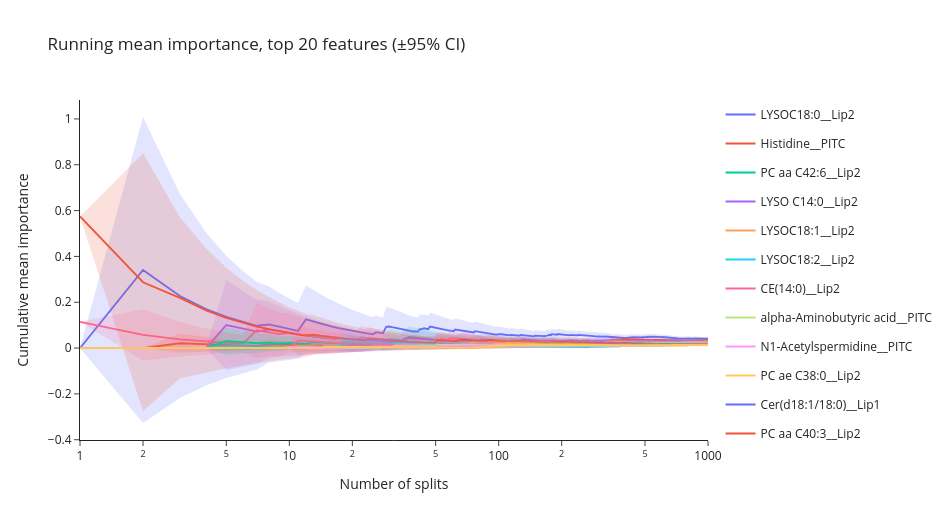

Notebook source saved alongside this figure:
### Code cell
cum_mean = imp.cumsum().div(n, axis=0)
cum_sq   = (imp ** 2).cumsum().div(n, axis=0)
var      = (cum_sq - cum_mean ** 2).mul(n / np.maximum(n - 1, 1), axis=0).clip(lower=0)
sem      = np.sqrt(var).div(np.sqrt(n), axis=0)

fig1 = go.Figure()
for i, f in enumerate(top):
    c = PALETTE[i % len(PALETTE)]
    add_band(fig1, n, cum_mean[f] - 1.96 * sem[f], cum_mean[f] + 1.96 * sem[f], c, group=f)
    fig1.add_trace(go.Scatter(x=n, y=cum_mean[f], mode="lines", name=f, legendgroup=f,
                              line=dict(color=c, width=1.8),
                              hovertemplate=f"<b>{f}</b><br>splits=%{{x}}<br>mean=%{{y:.4f}}<extra></extra>"))
fig1.update_layout(template=TEMPLATE, width=950, height=520,
                   title=f"Running mean importance, top {TOP_K} features (±95% CI)",
                   xaxis=dict(type="log", title="Number of splits"),
                   yaxis_title="Cumulative mean importance", hovermode="x unified")
fig1.show()

### Figure 1 — Plotly figure (JSON) as saved in the notebook; plotly's stock layout.template omitted (floating-point values rounded to 4 significant figures; data arrays with more than 128 entries replaced by an {"elided": "..."} marker saying what was removed)
{"data": [{"hoverinfo": "skip", "legendgroup": "LYSOC18:0__Lip2", "line": {"width": 0}, "mode": "lines", "showlegend": false, "type": "scatter", "x": {"elided": "1000 int values"}, "y": {"elided": "1000 float values"}}, {"fill": "tonexty", "fillcolor": "rgba(99,110,250,0.18)", "hoverinfo": "skip", "legendgroup": "LYSOC18:0__Lip2", "line": {"width": 0}, "mode": "lines", "showlegend": false, "type": "scatter", "x": {"elided": "1000 int values"}, "y": {"elided": "1000 float values"}}, {"hovertemplate": "<b>LYSOC18:0__Lip2</b><br>splits=%{x}<br>mean=%{y:.4f}<extra></extra>", "legendgroup": "LYSOC18:0__Lip2", "line": {"color": "#636EFA", "width": 1.8}, "mode": "lines", "name": "LYSOC18:0__Lip2", "type": "scatter", "x": {"elided": "1000 int values"}, "y": {"elided": "1000 float values"}}, {"hoverinfo": "skip", "legendgroup": "Histidine__PITC", "line": {"width": 0}, "mode": "lines", "showlegend": false, "type": "scatter", "x": {"elided": "1000 int values"}, "y": {"elided": "1000 float values"}}, {"fill": "tonexty", "fillcolor": "rgba(239,85,59,0.18)", "hoverinfo": "skip", "legendgroup": "Histidine__PITC", "line": {"width": 0}, "mode": "lines", "showlegend": false, "type": "scatter", "x": {"elided": "1000 int values"}, "y": {"elided": "1000 float values"}}, {"hovertemplate": "<b>Histidine__PITC</b><br>splits=%{x}<br>mean=%{y:.4f}<extra></extra>", "legendgroup": "Histidine__PITC", "line": {"color": "#EF553B", "width": 1.8}, "mode": "lines", "name": "Histidine__PITC", "type": "scatter", "x": {"elided": "1000 int values"}, "y": {"elided": "1000 float values"}}, {"hoverinfo": "skip", "legendgroup": "PC aa C42:6__Lip2", "line": {"width": 0}, "mode": "lines", "showlegend": false, "type": "scatter", "x": {"elided": "1000 int values"}, "y": {"elided": "1000 float values"}}, {"fill": "tonexty", "fillcolor": "rgba(0,204,150,0.18)", "hoverinfo": "skip", "legendgroup": "PC aa C42:6__Lip2", "line": {"width": 0}, "mode": "lines", "showlegend": false, "type": "scatter", "x": {"elided": "1000 int values"}, "y": {"elided": "1000 float values"}}, {"hovertemplate": "<b>PC aa C42:6__Lip2</b><br>splits=%{x}<br>mean=%{y:.4f}<extra></extra>", "legendgroup": "PC aa C42:6__Lip2", "line": {"color": "#00CC96", "width": 1.8}, "mode": "lines", "name": "PC aa C42:6__Lip2", "type": "scatter", "x": {"elided": "1000 int values"}, "y": {"elided": "1000 float values"}}, {"hoverinfo": "skip", "legendgroup": "LYSO C14:0__Lip2", "line": {"width": 0}, "mode": "lines", "showlegend": false, "type": "scatter", "x": {"elided": "1000 int values"}, "y": {"elided": "1000 float values"}}, {"fill": "tonexty", "fillcolor": "rgba(171,99,250,0.18)", "hoverinfo": "skip", "legendgroup": "LYSO C14:0__Lip2", "line": {"width": 0}, "mode": "lines", "showlegend": false, "type": "scatter", "x": {"elided": "1000 int values"}, "y": {"elided": "1000 float values"}}, {"hovertemplate": "<b>LYSO C14:0__Lip2</b><br>splits=%{x}<br>mean=%{y:.4f}<extra></extra>", "legendgroup": "LYSO C14:0__Lip2", "line": {"color": "#AB63FA", "width": 1.8}, "mode": "lines", "name": "LYSO C14:0__Lip2", "type": "scatter", "x": {"elided": "1000 int values"}, "y": {"elided": "1000 float values"}}, {"hoverinfo": "skip", "legendgroup": "LYSOC18:1__Lip2", "line": {"width": 0}, "mode": "lines", "showlegend": false, "type": "scatter", "x": {"elided": "1000 int values"}, "y": {"elided": "1000 float values"}}, {"fill": "tonexty", "fillcolor": "rgba(255,161,90,0.18)", "hoverinfo": "skip", "legendgroup": "LYSOC18:1__Lip2", "line": {"width": 0}, "mode": "lines", "showlegend": false, "type": "scatter", "x": {"elided": "1000 int values"}, "y": {"elided": "1000 float values"}}, {"hovertemplate": "<b>LYSOC18:1__Lip2</b><br>splits=%{x}<br>mean=%{y:.4f}<extra></extra>", "legendgroup": "LYSOC18:1__Lip2", "line": {"color": "#FFA15A", "width": 1.8}, "mode": "lines", "name": "LYSOC18:1__Lip2", "type": "scatter", "x": {"elided": "1000 int values"}, "y": {"elided": "1000 float values"}}, {"hoverinfo": "skip", "legendgroup": "LYSOC18:2__Lip2", "line": {"width": 0}, "mode": "lines", "showlegend": false, "type": "scatter", "x": {"elided": "1000 int values"}, "y": {"elided": "1000 float values"}}, {"fill": "tonexty", "fillcolor": "rgba(25,211,243,0.18)", "hoverinfo": "skip", "legendgroup": "LYSOC18:2__Lip2", "line": {"width": 0}, "mode": "lines", "showlegend": false, "type": "scatter", "x": {"elided": "1000 int values"}, "y": {"elided": "1000 float values"}}, {"hovertemplate": "<b>LYSOC18:2__Lip2</b><br>splits=%{x}<br>mean=%{y:.4f}<extra></extra>", "legendgroup": "LYSOC18:2__Lip2", "line": {"color": "#19D3F3", "width": 1.8}, "mode": "lines", "name": "LYSOC18:2__Lip2", "type": "scatter", "x": {"elided": "1000 int values"}, "y": {"elided": "1000 float values"}}, {"hoverinfo": "skip", "legendgroup": "CE(14:0)__Lip2", "line": {"width": 0}, "mode": "lines", "showlegend": false, "type": "scatter", "x": {"elided": "1000 int values"}, "y": {"elided": "1000 float values"}}, {"fill": "tonexty", "fillcolor": "rgba(255,102,146,0.18)", "hoverinfo": "skip", "legendgroup": "CE(14:0)__Lip2", "line": {"width": 0}, "mode": "lines", "showlegend": false, "type": "scatter", "x": {"elided": "1000 int values"}, "y": {"elided": "1000 float values"}}, {"hovertemplate": "<b>CE(14:0)__Lip2</b><br>splits=%{x}<br>mean=%{y:.4f}<extra></extra>", "legendgroup": "CE(14:0)__Lip2", "line": {"color": "#FF6692", "width": 1.8}, "mode": "lines", "name": "CE(14:0)__Lip2", "type": "scatter", "x": {"elided": "1000 int values"}, "y": {"elided": "1000 float values"}}, {"hoverinfo": "skip", "legendgroup": "alpha-Aminobutyric acid__PITC", "line": {"width": 0}, "mode": "lines", "showlegend": false, "type": "scatter", "x": {"elided": "1000 int values"}, "y": {"elided": "1000 float values"}}, {"fill": "tonexty", "fillcolor": "rgba(182,232,128,0.18)", "hoverinfo": "skip", "legendgroup": "alpha-Aminobutyric acid__PITC", "line": {"width": 0}, "mode": "lines", "showlegend": false, "type": "scatter", "x": {"elided": "1000 int values"}, "y": {"elided": "1000 float values"}}, {"hovertemplate": "<b>alpha-Aminobutyric acid__PITC</b><br>splits=%{x}<br>mean=%{y:.4f}<extra></extra>", "legendgroup": "alpha-Aminobutyric acid__PITC", "line": {"color": "#B6E880", "width": 1.8}, "mode": "lines", "name": "alpha-Aminobutyric acid__PITC", "type": "scatter", "x": {"elided": "1000 int values"}, "y": {"elided": "1000 float values"}}, {"hoverinfo": "skip", "legendgroup": "N1-Acetylspermidine__PITC", "line": {"width": 0}, "mode": "lines", "showlegend": false, "type": "scatter", "x": {"elided": "1000 int values"}, "y": {"elided": "1000 float values"}}, {"fill": "tonexty", "fillcolor": "rgba(255,151,255,0.18)", "hoverinfo": "skip", "legendgroup": "N1-Acetylspermidine__PITC", "line": {"width": 0}, "mode": "lines", "showlegend": false, "type": "scatter", "x": {"elided": "1000 int values"}, "y": {"elided": "1000 float values"}}, {"hovertemplate": "<b>N1-Acetylspermidine__PITC</b><br>splits=%{x}<br>mean=%{y:.4f}<extra></extra>", "legendgroup": "N1-Acetylspermidine__PITC", "line": {"color": "#FF97FF", "width": 1.8}, "mode": "lines", "name": "N1-Acetylspermidine__PITC", "type": "scatter", "x": {"elided": "1000 int values"}, "y": {"elided": "1000 float values"}}, {"hoverinfo": "skip", "legendgroup": "PC ae C38:0__Lip2", "line": {"width": 0}, "mode": "lines", "showlegend": false, "type": "scatter", "x": {"elided": "1000 int values"}, "y": {"elided": "1000 float values"}}, {"fill": "tonexty", "fillcolor": "rgba(254,203,82,0.18)", "hoverinfo": "skip", "legendgroup": "PC ae C38:0__Lip2", "line": {"width": 0}, "mode": "lines", "showlegend": false, "type": "scatter", "x": {"elided": "1000 int values"}, "y": {"elided": "1000 float values"}}, {"hovertemplate": "<b>PC ae C38:0__Lip2</b><br>splits=%{x}<br>mean=%{y:.4f}<extra></extra>", "legendgroup": "PC ae C38:0__Lip2", "line": {"color": "#FECB52", "width": 1.8}, "mode": "lines", "name": "PC ae C38:0__Lip2", "type": "scatter", "x": {"elided": "1000 int values"}, "y": {"elided": "1000 float values"}}, {"hoverinfo": "skip", "legendgroup": "Cer(d18:1/18:0)__Lip1", "line": {"width": 0}, "mode": "lines", "showlegend": false, "type": "scatter", "x": {"elided": "1000 int values"}, "y": {"elided": "1000 float values"}}, {"fill": "tonexty", "fillcolor": "rgba(99,110,250,0.18)", "hoverinfo": "skip", "legendgroup": "Cer(d18:1/18:0)__Lip1", "line": {"width": 0}, "mode": "lines", "showlegend": false, "type": "scatter", "x": {"elided": "1000 int values"}, "y": {"elided": "1000 float values"}}, {"hovertemplate": "<b>Cer(d18:1/18:0)__Lip1</b><br>splits=%{x}<br>mean=%{y:.4f}<extra></extra>", "legendgroup": "Cer(d18:1/18:0)__Lip1", "line": {"color": "#636EFA", "width": 1.8}, "mode": "lines", "name": "Cer(d18:1/18:0)__Lip1", "type": "scatter", "x": {"elided": "1000 int values"}, "y": {"elided": "1000 float values"}}, {"hoverinfo": "skip", "legendgroup": "PC aa C40:3__Lip2", "line": {"width": 0}, "mode": "lines", "showlegend": false, "type": "scatter", "x": {"elided": "1000 int values"}, "y": {"elided": "1000 float values"}}, {"fill": "tonexty", "fillcolor": "rgba(239,85,59,0.18)", "hoverinfo": "skip", "legendgroup": "PC aa C40:3__Lip2", "line": {"width": 0}, "mode": "lines", "showlegend": false, "type": "scatter", "x": {"elided": "1000 int values"}, "y": {"elided": "1000 float values"}}, {"hovertemplate": "<b>PC aa C40:3__Lip2</b><br>splits=%{x}<br>mean=%{y:.4f}<extra></extra>", "legendgroup": "PC aa C40:3__Lip2", "line": {"color": "#EF553B", "width": 1.8}, "mode": "lines", "name": "PC aa C40:3__Lip2", "type": "scatter", "x": {"elided": "1000 int values"}, "y": {"elided": "1000 float values"}}, {"hoverinfo": "skip", "legendgroup": "trans-Hydroxyproline__PITC", "line": {"width": 0}, "mode": "lines", "showlegend": false, "type": "scatter", "x": {"elided": "1000 int values"}, "y": {"elided": "1000 float values"}}, {"fill": "tonexty", "fillcolor": "rgba(0,204,150,0.18)", "hoverinfo": "skip", "legendgroup": "trans-Hydroxyproline__PITC", "line": {"width": 0}, "mode": "lines", "showlegend": false, "type": "scatter", "x": {"elided": "1000 int values"}, "y": {"elided": "1000 float values"}}, {"hovertemplate": "<b>trans-Hydroxyproline__PITC</b><br>splits=%{x}<br>mean=%{y:.4f}<extra></extra>", "legendgroup": "trans-Hydroxyproline__PITC", "line": {"color": "#00CC96", "width": 1.8}, "mode": "lines", "name": "trans-Hydroxyproline__PITC", "type": "scatter", "x": {"elided": "1000 int values"}, "y": {"elided": "1000 float values"}}, {"hoverinfo": "skip", "legendgroup": "PC ae C42:2__Lip2", "line": {"width": 0}, "mode": "lines", "showlegend": false, "type": "scatter", "x": {"elided": "1000 int values"}, "y": {"elided": "1000 float values"}}, {"fill": "tonexty", "fillcolor": "rgba(171,99,250,0.18)", "hoverinfo": "skip", "legendgroup": "PC ae C42:2__Lip2", "line": {"width": 0}, "mode": "lines", "showlegend": false, "type": "scatter", "x": {"elided": "1000 int values"}, "y": {"elided": "1000 float values"}}, {"hovertemplate": "<b>PC ae C42:2__Lip2</b><br>splits=%{x}<br>mean=%{y:.4f}<extra></extra>", "legendgroup": "PC ae C42:2__Lip2", "line": {"color": "#AB63FA", "width": 1.8}, "mode": "lines", "name": "PC ae C42:2__Lip2", "type": "scatter", "x": {"elided": "1000 int values"}, "y": {"elided": "1000 float values"}}, {"hoverinfo": "skip", "legendgroup": "PC aa C40:4__Lip2", "line": {"width": 0}, "mode": "lines", "showlegend": false, "type": "scatter", "x": {"elided": "1000 int values"}, "y": {"elided": "1000 float values"}}, {"fill": "tonexty", "fillcolor": "rgba(255,161,90,0.18)", "hoverinfo": "skip", "legendgroup": "PC aa C40:4__Lip2", "line": {"width": 0}, "mode": "lines", "showlegend": false, "type": "scatter", "x": {"elided": "1000 int values"}, "y": {"elided": "1000 float values"}}, {"hovertemplate": "<b>PC aa C40:4__Lip2</b><br>splits=%{x}<br>mean=%{y:.4f}<extra></extra>", "legendgroup": "PC aa C40:4__Lip2", "line": {"color": "#FFA15A", "width": 1.8}, "mode": "lines", "name": "PC aa C40:4__Lip2", "type": "scatter", "x": {"elided": "1000 int values"}, "y": {"elided": "1000 float values"}}, {"hoverinfo": "skip", "legendgroup": "PC aa C34:4__Lip2", "line": {"width": 0}, "mode": "lines", "showlegend": false, "type": "scatter", "x": {"elided": "1000 int values"}, "y": {"elided": "1000 float values"}}, {"fill": "tonexty", "fillcolor": "rgba(25,211,243,0.18)", "hoverinfo": "skip", "legendgroup": "PC aa C34:4__Lip2", "line": {"width": 0}, "mode": "lines", "showlegend": false, "type": "scatter", "x": {"elided": "1000 int values"}, "y": {"elided": "1000 float values"}}, {"hovertemplate": "<b>PC aa C34:4__Lip2</b><br>splits=%{x}<br>mean=%{y:.4f}<extra></extra>", "legendgroup": "PC aa C34:4__Lip2", "line": {"color": "#19D3F3", "width": 1.8}, "mode": "lines", "name": "PC aa C34:4__Lip2", "type": "scatter", "x": {"elided": "1000 int values"}, "y": {"elided": "1000 float values"}}, {"hoverinfo": "skip", "legendgroup": "LYSOC16:1__Lip2", "line": {"width": 0}, "mode": "lines", "showlegend": false, "type": "scatter", "x": {"elided": "1000 int values"}, "y": {"elided": "1000 float values"}}, {"fill": "tonexty", "fillcolor": "rgba(255,102,146,0.18)", "hoverinfo": "skip", "legendgroup": "LYSOC16:1__Lip2", "line": {"width": 0}, "mode": "lines", "showlegend": false, "type": "scatter", "x": {"elided": "1000 int values"}, "y": {"elided": "1000 float values"}}, {"hovertemplate": "<b>LYSOC16:1__Lip2</b><br>splits=%{x}<br>mean=%{y:.4f}<extra></extra>", "legendgroup": "LYSOC16:1__Lip2", "line": {"color": "#FF6692", "width": 1.8}, "mode": "lines", "name": "LYSOC16:1__Lip2", "type": "scatter", "x": {"elided": "1000 int values"}, "y": {"elided": "1000 float values"}}, {"hoverinfo": "skip", "legendgroup": "Serotonin__PITC", "line": {"width": 0}, "mode": "lines", "showlegend": false, "type": "scatter", "x": {"elided": "1000 int values"}, "y": {"elided": "1000 float values"}}, {"fill": "tonexty", "fillcolor": "rgba(182,232,128,0.18)", "hoverinfo": "skip", "legendgroup": "Serotonin__PITC", "line": {"width": 0}, "mode": "lines", "showlegend": false, "type": "scatter", "x": {"elided": "1000 int values"}, "y": {"elided": "1000 float values"}}, {"hovertemplate": "<b>Serotonin__PITC</b><br>splits=%{x}<br>mean=%{y:.4f}<extra></extra>", "legendgroup": "Serotonin__PITC", "line": {"color": "#B6E880", "width": 1.8}, "mode": "lines", "name": "Serotonin__PITC", "type": "scatter", "x": {"elided": "1000 int values"}, "y": {"elided": "1000 float values"}}, {"hoverinfo": "skip", "legendgroup": "Citrulline__PITC", "line": {"width": 0}, "mode": "lines", "showlegend": false, "type": "scatter", "x": {"elided": "1000 int values"}, "y": {"elided": "1000 float values"}}, {"fill": "tonexty", "fillcolor": "rgba(255,151,255,0.18)", "hoverinfo": "skip", "legendgroup": "Citrulline__PITC", "line": {"width": 0}, "mode": "lines", "showlegend": false, "type": "scatter", "x": {"elided": "1000 int values"}, "y": {"elided": "1000 float values"}}, {"hovertemplate": "<b>Citrulline__PITC</b><br>splits=%{x}<br>mean=%{y:.4f}<extra></extra>", "legendgroup": "Citrulline__PITC", "line": {"color": "#FF97FF", "width": 1.8}, "mode": "lines", "name": "Citrulline__PITC", "type": "scatter", "x": {"elided": "1000 int values"}, "y": {"elided": "1000 float values"}}, {"hoverinfo": "skip", "legendgroup": "PC aa C42:5__Lip2", "line": {"width": 0}, "mode": "lines", "showlegend": false, "type": "scatter", "x": {"elided": "1000 int values"}, "y": {"elided": "1000 float values"}}, {"fill": "tonexty", "fillcolor": "rgba(254,203,82,0.18)", "hoverinfo": "skip", "legendgroup": "PC aa C42:5__Lip2", "line": {"width": 0}, "mode": "lines", "showlegend": false, "type": "scatter", "x": {"elided": "1000 int values"}, "y": {"elided": "1000 float values"}}, {"hovertemplate": "<b>PC aa C42:5__Lip2</b><br>splits=%{x}<br>mean=%{y:.4f}<extra></extra>", "legendgroup": "PC aa C42:5__Lip2", "line": {"color": "#FECB52", "width": 1.8}, "mode": "lines", "name": "PC aa C42:5__Lip2", "type": "scatter", "x": {"elided": "1000 int values"}, "y": {"elided": "1000 float values"}}], "layout": {"height": 520, "hovermode": "x unified", "title": {"text": "Running mean importance, top 20 features (±95% CI)"}, "width": 950, "xaxis": {"title": {"text": "Number of splits"}, "type": "log"}, "yaxis": {"title": {"text": "Cumulative mean importance"}}}}
